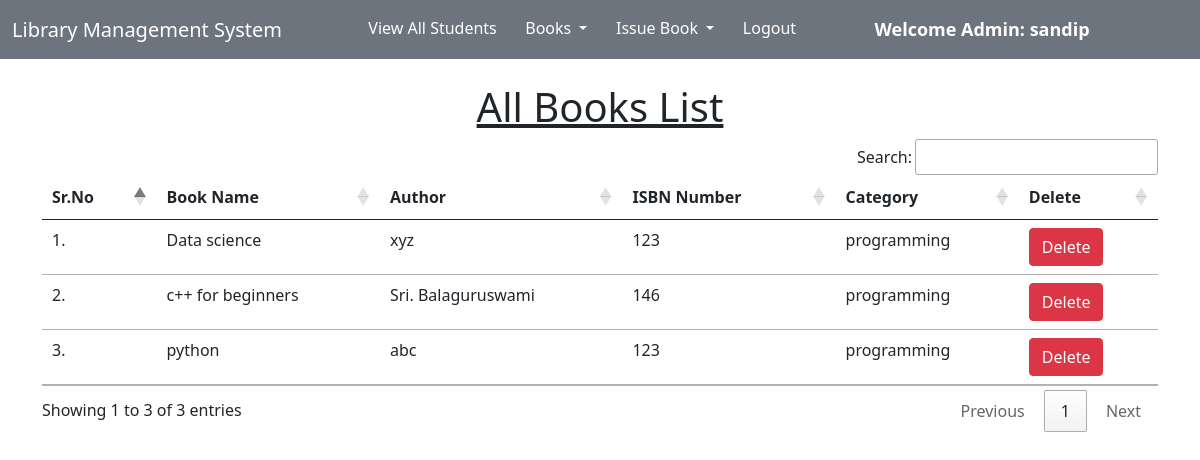
/libraryapp/view_books/ (signed in), run on the app's committed database.
### libraryapp/models.py (models this page shows, shortened)
class Book(models.Model):
    name = models.CharField(max_length=200)
    author = models.CharField(max_length=200)
    isbn = models.PositiveIntegerField()
    category = models.CharField(max_length=50)

### libraryapp/views.py (the view)
# urls.py: path("view_books/",view_books),
@login_required(login_url = '/admin_login')
def view_books(request):
    books = Book.objects.all()
    return render(request, "view_books.html", {'books':books})

### libraryapp/templates/view_books.html (shortened to what this page needs)
<!DOCTYPE html>
<html lang="en">
<head>
</head>
<body>
{% extends 'admin_navbar.html' %}
{% load static %}
{% block body %}
<div class="container mt-4">
    <h1 class="text-center"><u>All Books List</u></h1>
    <table class="table table-hover" id="example">
        <thead>
            <tr>
                <th>Sr.No</th>
                <th>Book Name</th>
                <th>Author</th>
                <th>ISBN Number</th>
                <th>Category</th>
                <th>Delete</th>
            </tr>
        </thead>
        <tbody>
            {% for book in books %}
            <tr>
                <td>{{forloop.counter}}.</td>
                <td>{{book.name}}</td>
                <td>{{book.author}}</td>
                <td>{{book.isbn}}</td>
                <td>{{book.category}}</td>
                <td><a href="http://127.0.0.1:8000/libraryapp/delete_book/{{book.id}}/" class="btn btn-danger" onclick="return confirm('Are you sure you want to delete this book?')">Delete</a></td>
            </tr>
            {% endfor %}
        </tbody>
    </table>
    </div>
{% endblock %}

### libraryapp/templates/admin_navbar.html (shortened to what this page needs)
<!doctype html>
<html lang="en">
  <head>
    <link href="https://cdn.jsdelivr.net/npm/bootstrap@5.1.0/dist/css/bootstrap.min.css" rel="stylesheet">
    <link rel="stylesheet" href="https://cdn.datatables.net/1.10.25/css/jquery.dataTables.min.css">
    <link rel="stylesheet" href="https://cdn.datatables.net/buttons/1.7.1/css/buttons.dataTables.min.css">
  </head>
  <body>
    <nav class="navbar navbar-expand-lg text-white bg-secondary">
        <div class="container-fluid">
          <a class="navbar-brand text-white" href="http://127.0.0.1:8000/libraryapp/index/">Library Management System</a>
          <div class="collapse navbar-collapse" id="navbarSupportedContent">
            <ul class="navbar-nav me-auto mb-2 mb-lg-0">
              <li class="nav-item">
                <a class="nav-link active text-white" aria-current="page" href="http://127.0.0.1:8000/libraryapp/view_students/">View All Students</a>
              </li>
              <li class="nav-item dropdown">
                <a class="nav-link dropdown-toggle text-white" href="#" id="navbarDropdown" role="button" data-bs-toggle="dropdown" aria-expanded="false">
                  Books
                </a>
              </li>
              <li class="nav-item dropdown">
                <a class="nav-link dropdown-toggle text-white" href="#" id="navbarDropdown" role="button" data-bs-toggle="dropdown" aria-expanded="false">
                  Issue Book
                </a>
              </li>
              <li class="nav-item">
                <a class="nav-link active text-white" aria-current="page" href="/logout/">Logout</a>
              </li>
              <li class="nav-item">
                <a style="font-weight:600; font-family:'Segoe UI', Tahoma, Geneva, Verdana, sans-serif; font-size: large;" class="nav-link active text-white" href="#">Welcome Admin: {{request.user}}</a>
              </li>
            </ul>
          </div>
        </div>
      </nav>
      {% block body %}
      {% endblock %}
  </body>
</html>

### data on the page
Book: name "Data science", author "xyz", isbn "123", category "programming"
Book: name "c++ for beginners", author "Sri. Balaguruswami", isbn "146", category "programming"
Book: name "python", author "abc", isbn "123", category "programming"

### other printed values
{{ request.user }} "sandip"
